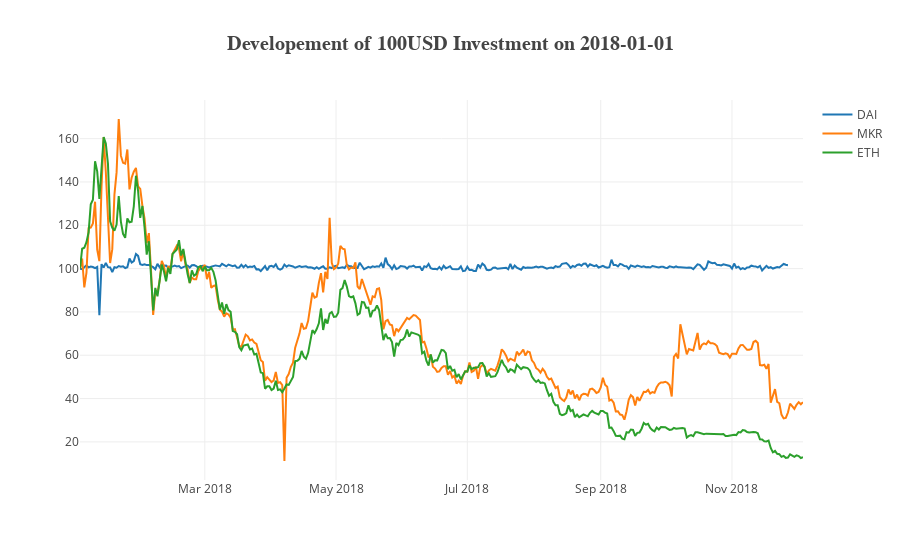

Write notebook code for a chart like this one.
### Code cell
# plot mkr, dai and eth

### Figure 1 — Plotly figure (JSON) as saved in the notebook; plotly's stock layout.template omitted (floating-point values rounded to 4 significant figures; data arrays with more than 128 entries replaced by an {"elided": "..."} marker saying what was removed)
{"data": [{"mode": "lines", "name": "DAI", "type": "scatter", "uid": "9bf305a8-a283-4b6e-87f7-c8a88e20ce18", "visible": true, "x": {"elided": "337 str values"}, "y": {"elided": "337 float values"}}, {"mode": "lines", "name": "MKR", "type": "scatter", "uid": "24e4705f-e10c-4b1a-89f2-7e18870070e4", "visible": true, "x": {"elided": "337 str values"}, "y": {"elided": "337 float values"}}, {"mode": "lines", "name": "ETH", "type": "scatter", "uid": "70dde113-d995-4df1-a180-beb56fcf103e", "visible": true, "x": {"elided": "337 str values"}, "y": {"elided": "337 float values"}}], "layout": {"title": "<b>Developement of 100USD Investment on 2018-01-01</b>", "titlefont": {"family": "Computer Modern", "size": 20}, "width": 900, "xaxis": {"title": "", "titlefont": {"family": "Computer Modern", "size": 18}}, "yaxis": {"autorange": true, "title": "", "titlefont": {"family": "Computer Modern", "size": 18}, "type": "linear"}}}
